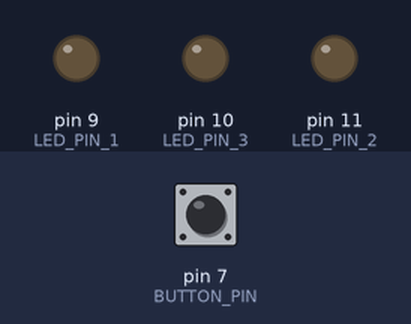
A sketch run on a simulated Arduino Uno, built with avr-gcc and run on an emulated ATmega328P. Shown: output pins drawn as LEDs (lit = HIGH). The inputs (shaded band) are chosen by the test bench; at power-on: pin 7 (BUTTON_PIN) LOW.

Above: at 1.2 s.
1.3 s: pin 7 (BUTTON_PIN) pulled HIGH for 0.15 s
At 2.2 s:
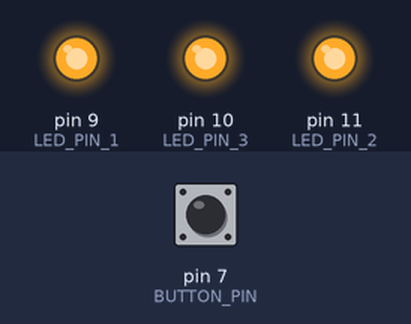
2.9 s: pin 7 (BUTTON_PIN) pulled HIGH for 1 s
At 4.7 s:
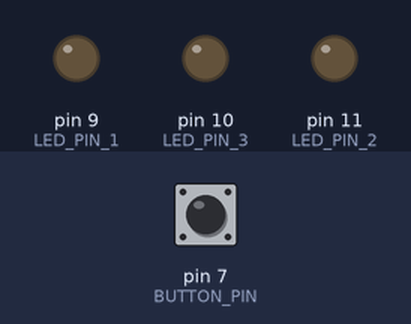
5.4 s: pin 7 (BUTTON_PIN) pulled HIGH for 3.2 s
At 9.4 s:
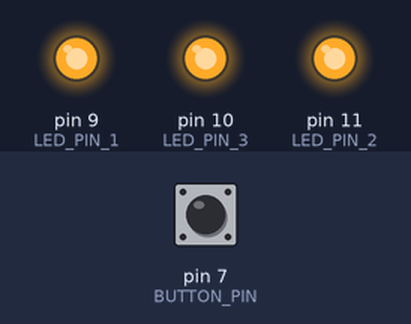
Timing chart, 0 to 10.9 s (numbered marks = the images above; inputs shaded):
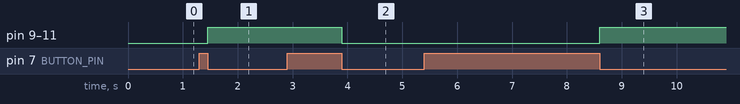

Measured:
- after the input at 1.3 s, pin 9 (LED_PIN_1), pin 10 (LED_PIN_3), pin 11 (LED_PIN_2): LOW → HIGH after 0.15 s
- after the input at 2.9 s, pin 9 (LED_PIN_1), pin 10 (LED_PIN_3), pin 11 (LED_PIN_2): HIGH → LOW after 1.0 s
- after the input at 5.4 s, pin 9 (LED_PIN_1), pin 10 (LED_PIN_3), pin 11 (LED_PIN_2): LOW → HIGH after 3.2 s

The sketch:

ArduinoUno.ino
```cpp
#define LED_PIN_1 9
#define LED_PIN_2 11
#define LED_PIN_3 10
#define BUTTON_PIN 7

byte ledState = LOW;
byte lastLedState = LOW;
unsigned long debounceTime = 50;
unsigned long lastTimeButtonWasClicked = 0;

void setup() {
  // put your setup code here, to run once:
   pinMode(LED_PIN_1, OUTPUT);
  pinMode(LED_PIN_2, OUTPUT);
  pinMode(LED_PIN_3, OUTPUT);
  pinMode(BUTTON_PIN, INPUT);
}

void loop() {
if(millis() - lastTimeButtonWasClicked > debounceTime){
  byte buttonState = digitalRead(BUTTON_PIN);
// escape this loop if value is the same.
  if(buttonState != lastLedState){
    lastLedState = buttonState;
    lastTimeButtonWasClicked = millis();
    if(buttonState == LOW){
      ledState = (ledState == HIGH)? LOW : HIGH;
      digitalWrite(LED_PIN_1, ledState);
      digitalWrite(LED_PIN_2, ledState);
      digitalWrite(LED_PIN_3, ledState);

    }
  }
}
  // if(digitalRead(BUTTON_PIN) == HIGH){

  //   digitalWrite(LED_PIN_1, HIGH);
  //   digitalWrite(LED_PIN_2, LOW);
  //   digitalWrite(LED_PIN_3, LOW);
  //   delay(1000);
  //   digitalWrite(LED_PIN_1, LOW);
  //   digitalWrite(LED_PIN_2, HIGH);
  //   digitalWrite(LED_PIN_3, LOW);
  //   delay(1000);
  //   digitalWrite(LED_PIN_1, LOW);
  //   digitalWrite(LED_PIN_2, LOW);
  //   digitalWrite(LED_PIN_3, HIGH);
  //   delay(1000);
  // }
  // else{
  //   digitalWrite(LED_PIN_1, LOW);
  //   digitalWrite(LED_PIN_2, LOW);
  //   digitalWrite(LED_PIN_3, LOW);
  // }

  // digitalWrite(LED_PIN_1, HIGH);
  // digitalWrite(LED_PIN_2, LOW);
  // digitalWrite(LED_PIN_3, LOW);
  // delay(1000);
  // digitalWrite(LED_PIN_1, LOW);
  // digitalWrite(LED_PIN_2, HIGH);
  // digitalWrite(LED_PIN_3, LOW);
  // delay(1000);
  // digitalWrite(LED_PIN_1, LOW);
  // digitalWrite(LED_PIN_2, LOW);
  // digitalWrite(LED_PIN_3, HIGH);
  // delay(1000);

  // // Fade in and out.
  // for (int i = 0; i <= 255; i++){
  //   analogWrite(LED_PIN, i);
  //   delay(10);
  // }

  // for(int i = 255; i >= 0; i--){
  //   analogWrite(LED_PIN, i);
  //   delay(10);
  // }

}
```
